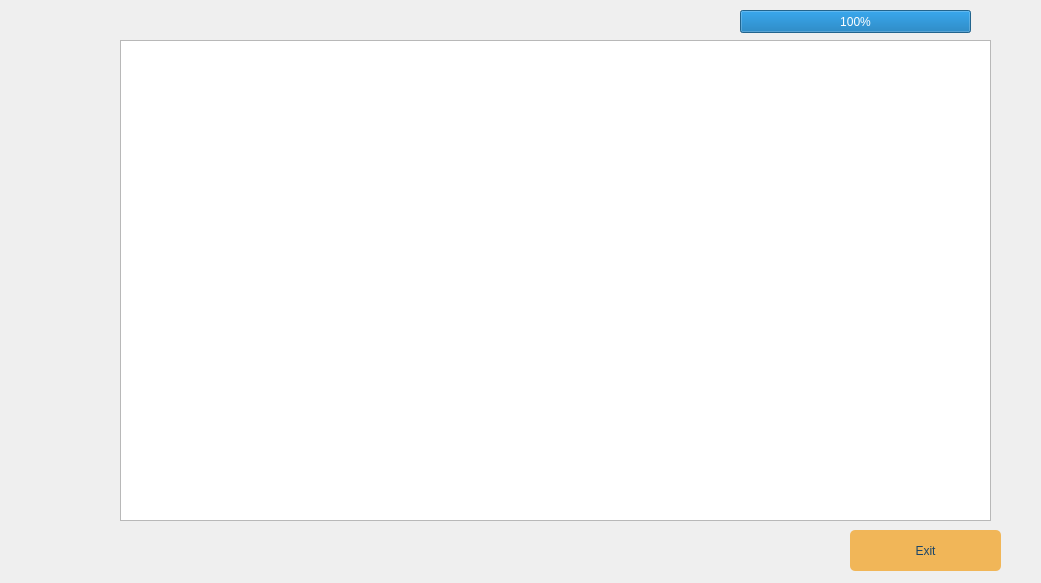
<?xml version="1.0" encoding="UTF-8"?>
<ui version="4.0">
 <class>rules5</class>
 <widget class="QWidget" name="rules5">
  <property name="geometry">
   <rect>
    <x>0</x>
    <y>0</y>
    <width>1041</width>
    <height>583</height>
   </rect>
  </property>
  <property name="windowTitle">
   <string>Form</string>
  </property>
  <widget class="QTextEdit" name="textEdit">
   <property name="geometry">
    <rect>
     <x>120</x>
     <y>40</y>
     <width>871</width>
     <height>481</height>
    </rect>
   </property>
   <property name="styleSheet">
    <string notr="true">border-image: url(:/new/prefix1/rules5.jpg);</string>
   </property>
  </widget>
  <widget class="QProgressBar" name="progressBar">
   <property name="geometry">
    <rect>
     <x>740</x>
     <y>10</y>
     <width>231</width>
     <height>23</height>
    </rect>
   </property>
   <property name="value">
    <number>100</number>
   </property>
  </widget>
  <widget class="QPushButton" name="pushButton">
   <property name="geometry">
    <rect>
     <x>850</x>
     <y>530</y>
     <width>151</width>
     <height>41</height>
    </rect>
   </property>
   <property name="styleSheet">
    <string notr="true">QPushButton#pushButton {
	background-color: rgb(3, 173, 190);
	background-color: rgb(5, 167, 178);
	font: 16pt &quot;MS Shell Dlg 2&quot;;
Padding: 1px;
Border-radius: 5px;
background-color: rgb(241, 182, 88);
color: rgb(25, 69, 105);
}

QPushButton#pushButton:hover {
	background-color: rgb(42, 46, 52);
border-style: solid;
 border-width: 1px;
	color: rgb(241, 182, 88);
}

QPushButton#pushButton:pressed {
border-style: solid;
border-width: 1px;
	border-color: rgb(25, 69, 105);
	color: rgb(85, 255, 255);
}</string>
   </property>
   <property name="text">
    <string>Exit</string>
   </property>
  </widget>
 </widget>
 <resources/>
 <connections/>
</ui>
